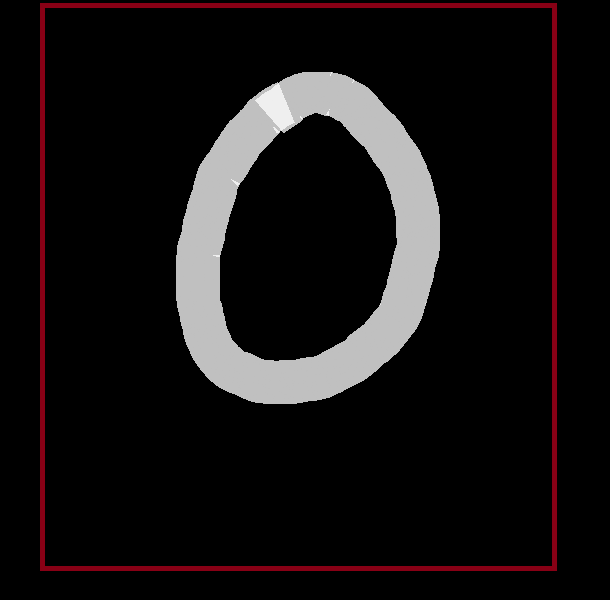
#> input picture captured_images/0/0.png, 610 x 600 px; its folder holds only this picture in this run
$ jupyter execute --allow-errors Model.ipynb   (shell and % lines are left out)
#> lines starting #> are read from the running program, lines starting #| are printed output that depends on the picture
[cell 1]
def one_time():
    import pyscreenshot as ImageGrab
    import time
    images_folder="captured_images/9/"

    for i in range(0,21):
        time.sleep(4)
        im=ImageGrab.grab(bbox=(90,300,700,900)) #x1,y1,x2,y2
        print("saved......",i)
        im.save(images_folder+str(i)+'.png')
        print("clear screen now and redraw now........")

[cell 2]
#Generate dataset
import cv2
import csv
import glob

header  =["label"]
for i in range(0,784):
   header.append("pixel"+str(i))
with open('dataset.csv', 'a') as f:
   writer = csv.writer(f)
   writer.writerow(header)

for label in range(10):
   dirList = glob.glob("captured_images/"+str(label)+"/*.png")

   for img_path in dirList:
       im= cv2.imread(img_path)
#> im is the input picture: shape (600, 610, 3); mean B, G, R 19.3, 18.7, 22.7
       im_gray = cv2.cvtColor(im,cv2.COLOR_BGR2GRAY)
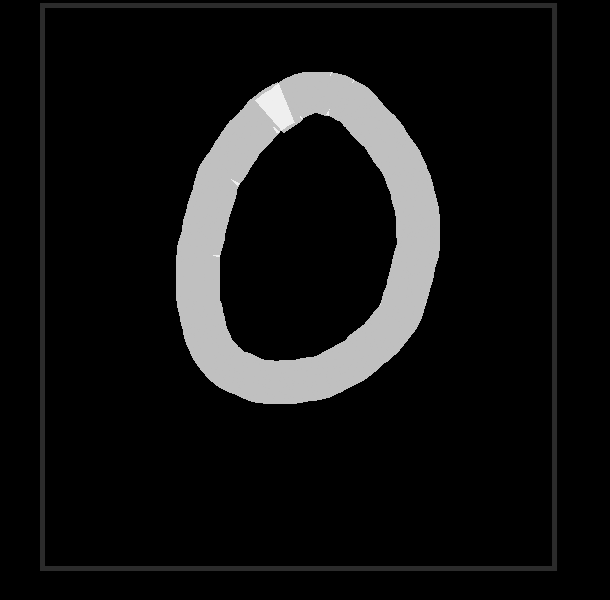
#> im_gray: shape (600, 610); min 0, max 239, mean 20
       im_gray = cv2.GaussianBlur(im_gray,(15,15), 0)
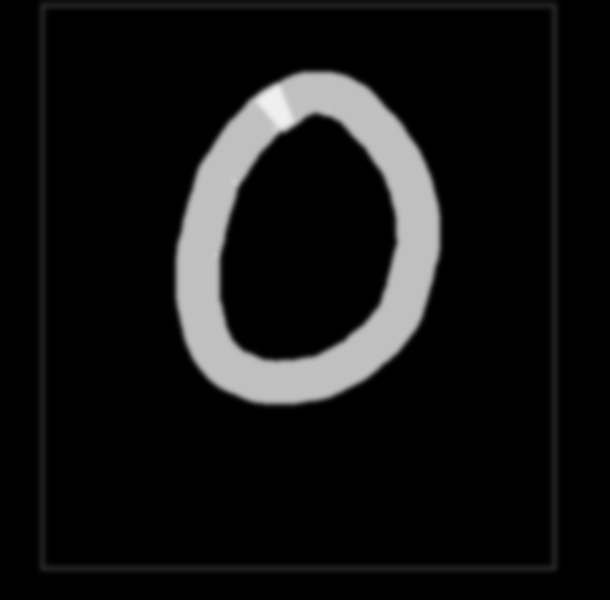
#> im_gray: shape (600, 610); min 0, max 239, mean 20
       roi= cv2.resize(im_gray,(28,28), interpolation=cv2.INTER_AREA)
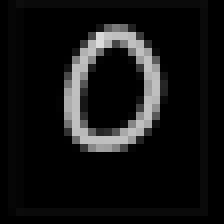
#> roi: shape (28, 28) (shown 8 times larger); min 0, max 220, mean 20

       data=[]
       data.append(label)
       rows, cols = roi.shape
#> rows = 28; cols = 28

       ## Fill the data array with pixels one by one.
       for i in range(rows):
           for j in range(cols):
               k =roi[i,j]
               if k>100:
                   k=1
               else:
                   k=0
               data.append(k)
#> after the loop, data = 785 values, max 1 at index 99, min 0 at index 0, mean 0.0955
       with open('dataset.csv', 'a') as f:
           writer = csv.writer(f)
           writer.writerow(data)
#> pass 2 of the loop `for label in range(10):`:
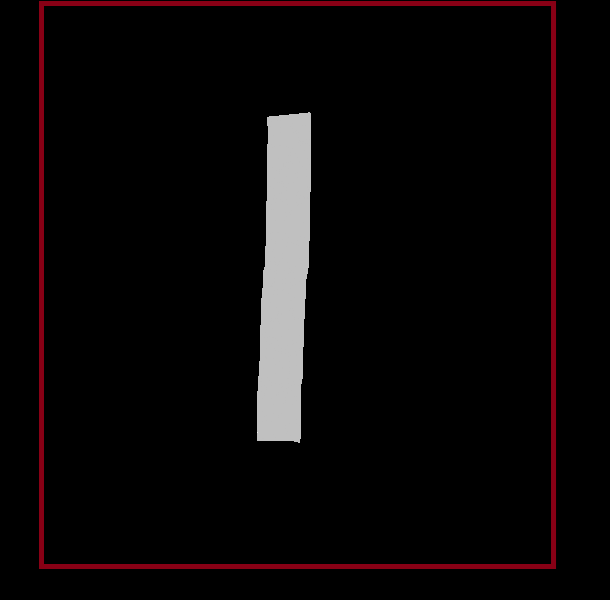
#> input picture captured_images/1/0.png, 610 x 600 px
#> im is the input picture: shape (600, 610, 3); mean B, G, R 8.1, 7.5, 11.5
#> `im_gray = cv2.cvtColor(im,cv2.COLOR_BGR2GRAY)`:
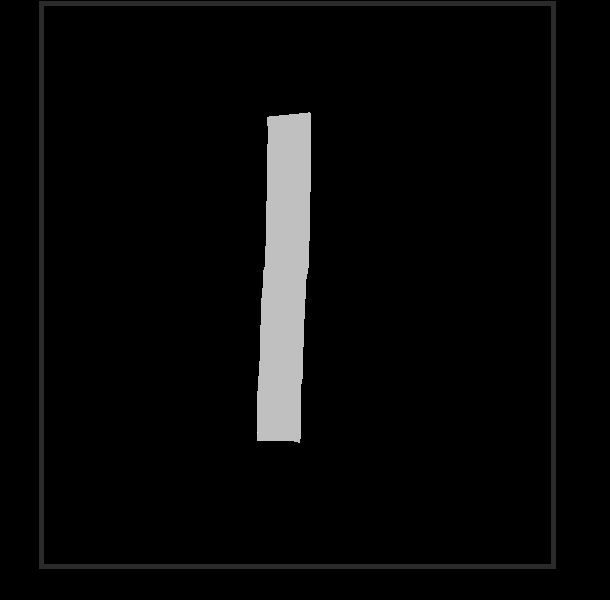
#> im_gray: shape (600, 610); min 0, max 239, mean 8.8
#> `roi= cv2.resize(im_gray,(28,28), interpolation=cv2.INTER_AREA)`:
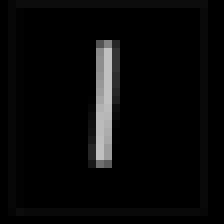
#> roi: shape (28, 28) (shown 8 times larger); min 0, max 192, mean 8.8
#> after the loop `for i in range(rows):`: data = 785 values, max 1 at index 0, min 0 at index 1, mean 0.0395
